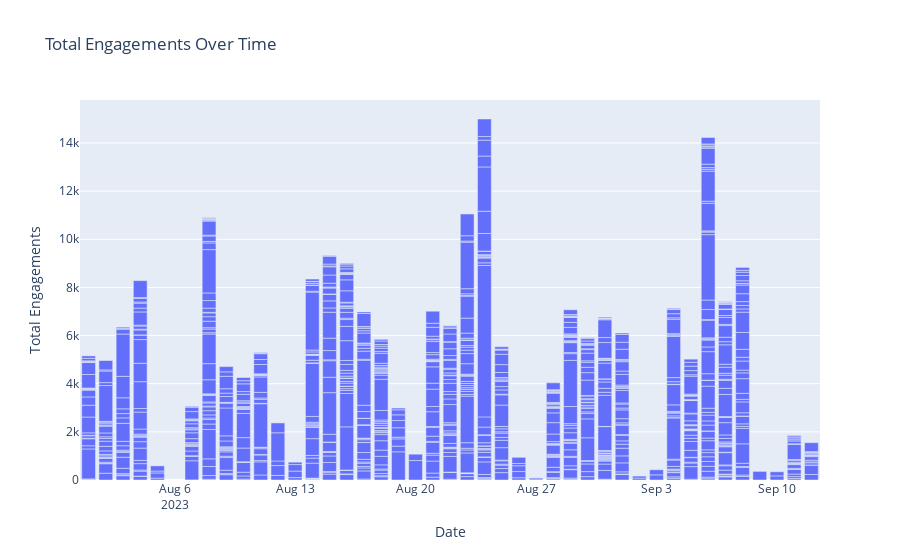

Here is the notebook cell this chart was saved with:
### Markdown cell above
**Total Engagement v/s Time**

### Code cell
'''
This code will generate a bar chart where the x-axis represents dates and y-axis represents the number of total number of engagements (likes, comments, and reposts combined).
Each bar will represent the total number of engagements for a specific date.
'''

fig = go.Figure(data=go.Bar(x=df['date'], y=df['total engagements']))
fig.update_layout(title='Total Engagements Over Time', xaxis_title='Date', yaxis_title='Total Engagements')
fig.show()

# Findings:
# 24 August 2023 has highest number of total engagements.
# 6 September 2023 has second highest number of total engagements.

### Figure 1 — Plotly figure (JSON) as saved in the notebook; plotly's stock layout.template omitted (floating-point values rounded to 4 significant figures; data arrays with more than 128 entries replaced by an {"elided": "..."} marker saying what was removed)
{"data": [{"type": "bar", "x": {"elided": "1054 str values"}, "y": {"elided": "1054 int values"}}], "layout": {"title": {"text": "Total Engagements Over Time"}, "xaxis": {"title": {"text": "Date"}}, "yaxis": {"title": {"text": "Total Engagements"}}}}
